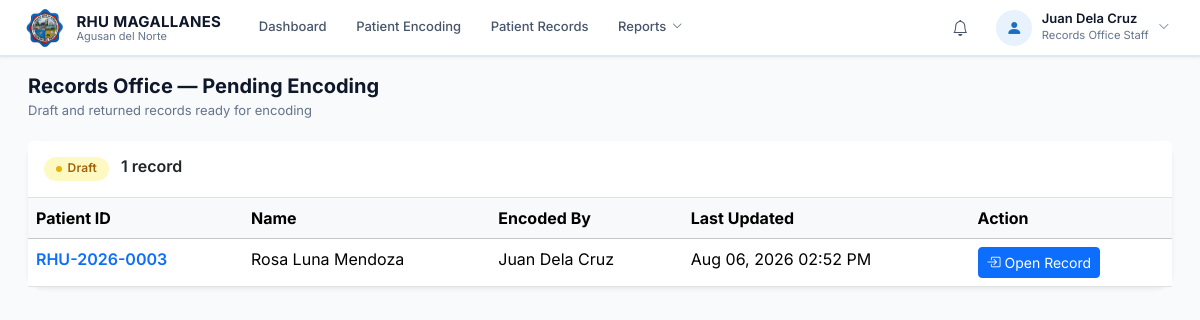
Page /workflow/queue.php (signed in) on the committed database.
### tables this page shows
CREATE TABLE patients (
    id                      INT AUTO_INCREMENT PRIMARY KEY,
    patient_id              VARCHAR(20)  NOT NULL UNIQUE,

     
    family_serial_number    VARCHAR(20)  DEFAULT NULL,
    facility_code           VARCHAR(20)  DEFAULT NULL,

     
    last_name               VARCHAR(100) NOT NULL,
    first_name              VARCHAR(100) NOT NULL,
    middle_name             VARCHAR(100) DEFAULT NULL,
    suffix                  VARCHAR(20)  DEFAULT NULL,
    maiden_name             VARCHAR(100) DEFAULT NULL,
    sex                     ENUM('Female', 'Male') NOT NULL,
    birth_date              DATE         NOT NULL,
    birthplace              VARCHAR(200) DEFAULT NULL,
    blood_type              VARCHAR(10)  DEFAULT NULL,
    mothers_name            VARCHAR(200) DEFAULT NULL,
    residential_address     TEXT         DEFAULT NULL,
    civil_status            ENUM('Single','Married','Widower','Widow','Separated','Annulled','Co-Habitation') DEFAULT NULL,
    contact_number          VARCHAR(20)  DEFAULT NULL,

     
    dswd_nhts               ENUM('Yes','No') DEFAULT NULL,
    facility_household_no   VARCHAR(50)  DEFAULT NULL,
    four_ps_member          ENUM('Yes','No') DEFAULT NULL,
    household_no            VARCHAR(50)  DEFAULT NULL,
    philhealth_member       ENUM('Yes','No') DEFAULT NULL,
    philhealth_status_type  ENUM('Member','Dependent') DEFAULT NULL,
    philhealth_no           VARCHAR(30)  DEFAULT NULL,
    philhealth_category     ENUM('FE-Private','FE-Government') DEFAULT NULL,
    educational_attainment  ENUM('No Formal Education','Elementary','Highschool','High School','Vocational','Post Graduate') DEFAULT NULL,
    employment_status       ENUM('Student','Employed','Unemployed','Unknown','Retired','Others') DEFAULT NULL,
    specific_occupation     VARCHAR(150) DEFAULT NULL,
    employment_type         ENUM('CONTRACTUAL','CASUAL','PERMANENT') DEFAULT NULL,
    spouse_name             VARCHAR(200) DEFAULT NULL,

     
    father_name             VARCHAR(150) DEFAULT NULL,
    mother_name             VARCHAR(150) DEFAULT NULL,
    son_name                VARCHAR(150) DEFAULT NULL,
    daughter_name           VARCHAR(150) DEFAULT NULL,
    other_family_member     VARCHAR(150) DEFAULT NULL,
    other_family_ie         TINYINT(1)   DEFAULT 0,
    pcb_member              ENUM('Yes','No') DEFAULT NULL,

     
    consent_signature_date  DATE         DEFAULT NULL,
    chu_representative      VARCHAR(200) DEFAULT NULL,

     
    status                  ENUM('Draft','Pending Receptionist','Pending Doctor','Pending IT Review','Pending IT Validation','Returned for Correction','Ready for Printing','Printed','Archived','Rejected') NOT NULL DEFAULT 'Draft',
    rejection_reason        TEXT         DEFAULT NULL,

     
    encoded_by              INT          DEFAULT NULL,
    validated_by            INT          DEFAULT NULL,
    date_encoded            DATETIME     NOT NULL DEFAULT CURRENT_TIMESTAMP,
    updated_at              DATETIME     NOT NULL DEFAULT CURRENT_TIMESTAMP ON UPDATE CURRENT_TIMESTAMP,
    is_archived             TINYINT(1)   NOT NULL DEFAULT 0,

    FOREIGN KEY (encoded_by) REFERENCES users(id) ON DELETE SET NULL,
    FOREIGN KEY (validated_by) REFERENCES users(id) ON DELETE SET NULL,
    INDEX idx_patient_id (patient_id),
    INDEX idx_name (last_name, first_name),
    INDEX idx_contact (contact_number),
    INDEX idx_status (status),
    INDEX idx_date_encoded (date_encoded)
);

CREATE TABLE users (
    id            INT AUTO_INCREMENT PRIMARY KEY,
    role_id       INT          NOT NULL,
    username      VARCHAR(50)  NOT NULL UNIQUE,
    password_hash VARCHAR(255) NOT NULL,
    full_name     VARCHAR(150) NOT NULL,
    email         VARCHAR(150) DEFAULT NULL,
    is_active     TINYINT(1)   NOT NULL DEFAULT 1,
    created_at    DATETIME     NOT NULL DEFAULT CURRENT_TIMESTAMP,
    updated_at    DATETIME     NOT NULL DEFAULT CURRENT_TIMESTAMP ON UPDATE CURRENT_TIMESTAMP,
    FOREIGN KEY (role_id) REFERENCES roles(id),
    INDEX idx_role (role_id),
    INDEX idx_username (username)
);

### workflow/queue.php (the view, shortened to what the rows shown need)
<?php
require_once __DIR__ . '/../includes/bootstrap.php';
require_once __DIR__ . '/../core/Workflow.php';
require_once __DIR__ . '/../core/WorkflowStatus.php';
$user = currentUser();
$role = $user['role'];
$isDoctor = $role === ROLE_DOCTOR;
$statuses = $isDoctor ? WorkflowStatus::doctorQueueStatuses() : Workflow::getQueueStatuses($role);
require_once __DIR__ . '/../includes/header.php';
$records = [];
if (!empty($statuses)) {
    $placeholders = implode(',', array_fill(0, count($statuses), '?'));
    $types = str_repeat('s', count($statuses));
    $conn = getDBConnection();
    if ($isDoctor) {
        require_once __DIR__ . '/../core/ReceptionQueue.php';
        ReceptionQueue::ensureSchema($conn);
        $today = ReceptionQueue::today();
        $sql = "SELECT p.id, p.patient_id, p.first_name, p.middle_name, p.last_name, p.suffix,
                       p.sex, p.birth_date, p.residential_address, p.status, p.date_encoded, p.updated_at,
                       u.full_name AS encoded_by,
                       rq.queue_number, rq.created_at AS arrival_at, rq.sent_at,
                       rq.consultation_id AS queue_consultation_id,
                       t.id AS treatment_id, t.consultation_types, t.date_of_consultation
                FROM patients p
                INNER JOIN reception_queue rq
                        ON rq.patient_id = p.id
                       AND rq.queue_date = ?
                       AND rq.desk_status NOT IN ('completed', 'cancelled')
                LEFT JOIN users u ON u.id = p.encoded_by
                LEFT JOIN treatment_records t ON t.id = COALESCE(
                    NULLIF(rq.consultation_id, 0),
                    (SELECT id FROM treatment_records WHERE patient_id = p.id ORDER BY id DESC LIMIT 1)
                )
                WHERE p.is_archived = 0
                  AND p.status IN ({$placeholders})
                ORDER BY
                    p.date_encoded ASC,
                    CASE WHEN rq.queue_number IS NULL OR rq.queue_number = '' THEN 1 ELSE 0 END,
                    rq.queue_number ASC,
                    rq.created_at ASC";
        $stmt = $conn->prepare($sql);
        $bindTypes = 's' . $types;
        $stmt->bind_param($bindTypes, $today, ...$statuses);
    } else {
        $sql = "SELECT p.id, p.patient_id, p.first_name, p.middle_name, p.last_name,
                       p.status, p.date_encoded, p.updated_at, u.full_name AS encoded_by
                FROM patients p
                LEFT JOIN users u ON u.id = p.encoded_by
                WHERE p.is_archived = 0 AND p.status IN ({$placeholders})
                ORDER BY p.updated_at DESC";
        $stmt = $conn->prepare($sql);
        $stmt->bind_param($types, ...$statuses);
    }
    $stmt->execute();
    $records = $stmt->get_result()->fetch_all(MYSQLI_ASSOC);
}
$grouped = [];
foreach ($records as $r) {
    $grouped[$r['status']][] = $r;
}
?>
<?php if ($isDoctor): ?>
<div class="dq-page" id="doctorConsultationQueue">
    <div class="dq-toolbar">
        <div class="dq-toolbar-left">
            <span class="dq-count">
                <strong><?= count($records) ?></strong>
                waiting for doctor (today · FIFO)
            </span>
        </div>
        <a href="<?= BASE_URL ?>/patient-records.php" class="btn btn-outline-secondary btn-sm">
            <i class="bi bi-folder2-open"></i> Patient Records
        </a>
    </div>
    <?php if (empty($records)): ?>
        <div class="dq-empty">
            <i class="bi bi-clipboard2-pulse"></i>
            <h3>Doctor Consultation</h3>
            <p>No patients Waiting for Doctor right now. After IT clicks <strong>Send to Doctor</strong> on Page 7 (EPRESS), the patient appears here.</p>
        </div>
    <?php else: ?>
        <section class="dq-panel">
            <div class="dq-table-wrap">
                <table class="dq-table">
                    <thead>
                        <tr>
                            <th>Queue Number</th>
                            <th>Patient ID</th>
                            <th>Patient Name</th>
                            <th>Age</th>
                            <th>Sex</th>
                            <th>Barangay / Address</th>
                            <th>Date &amp; Time Sent</th>
                            <th>Status</th>
                            <th class="text-end">Action</th>
                        </tr>
                    </thead>
                    <tbody>
                        <?php foreach ($records as $i => $r): ?>
                            <?php
                            $qNum = trim((string) ($r['queue_number'] ?? ''));
                            if ($qNum === '') {
                                $qNum = '—';
                            }
                            ?>
                            <tr>
                                <td data-label="Queue Number">
                                    <span class="dq-qnum"><?= htmlspecialchars($qNum) ?></span>
                                </td>
                                <td data-label="Patient ID">
                                    <span class="dq-pid"><?= htmlspecialchars($r['patient_id'] ?? '—') ?></span>
                                </td>
                                <td class="dq-name" data-label="Patient Name"><?= htmlspecialchars(dqFormatName($r)) ?></td>
                                <td data-label="Age"><?= htmlspecialchars(dqAge($r)) ?></td>
                                <td data-label="Sex"><?= htmlspecialchars($r['sex'] ?? '—') ?></td>
                                <td data-label="Barangay / Address"><?= htmlspecialchars(dqBarangay($r)) ?></td>
                                <td class="dq-time" data-label="Date &amp; Time Sent"><?= htmlspecialchars(dqSentAt($r)) ?></td>
                                <td data-label="Status">
                                    <?= WorkflowStatus::badgeHtml(WorkflowStatus::normalize($r['status'] ?? '')) ?>
                                </td>
                                <td class="text-end" data-label="">
                                    <a href="<?= htmlspecialchars(dqStartUrl($r)) ?>"
                                       class="btn btn-primary btn-sm dq-start">
                                        <i class="bi bi-play-fill"></i> Start Consultation
                                    </a>
                                </td>
                            </tr>
                        <?php endforeach; ?>
                    </tbody>
                </table>
            </div>
        </section>
    <?php endif; ?>
</div>
<?php else: ?>
<div class="workflow-queue-page">
    <?php if (empty($records)): ?>
        <div class="card border-0 shadow-sm" style="border-radius:var(--radius-lg);">
            <div class="card-body">
                <div class="empty-state py-5">
                    <div class="empty-state-icon"><i class="bi bi-inbox"></i></div>
                    <h3 class="empty-state-title">No pending records</h3>
                    <p class="empty-state-text">There are no patient records currently assigned to your office.</p>
                </div>
            </div>
        </div>
    <?php else: ?>
        <?php foreach ($statuses as $status):
            $items = $grouped[$status] ?? [];
            if (empty($items)) continue;
        ?>
        <div class="card border-0 shadow-sm mb-3" style="border-radius:var(--radius-lg);">
            <div class="card-header bg-white border-bottom py-3">
                <h6 class="mb-0 fw-semibold">
                    <span class="badge-status <?= htmlspecialchars(WorkflowStatus::badgeClass($status)) ?> me-2"><?= htmlspecialchars($status) ?></span>
                    <?= count($items) ?> record<?= count($items) !== 1 ? 's' : '' ?>
                </h6>
            </div>
            <div class="card-body p-0">
                <div class="table-responsive">
                    <table class="table table-hover mb-0">
                        <thead class="table-light">
                            <tr>
                                <th>Patient ID</th>
                                <th>Name</th>
                                <th>Encoded By</th>
                                <th>Last Updated</th>
                                <th>Action</th>
                            </tr>
                        </thead>
                        <tbody>
                            <?php foreach ($items as $r):
                                $name = $r['first_name'] . ' ' . ($r['middle_name'] ? $r['middle_name'] . ' ' : '') . $r['last_name'];
                            ?>
                            <tr>
                                <td class="fw-semibold text-primary"><?= htmlspecialchars($r['patient_id']) ?></td>
                                <td><?= htmlspecialchars($name) ?></td>
                                <td><?= htmlspecialchars($r['encoded_by'] ?? '—') ?></td>
                                <td><?= date('M d, Y h:i A', strtotime($r['updated_at'])) ?></td>
                                <td>
                                    <a href="<?= BASE_URL ?>/forms/doh-form.php?id=<?= $r['id'] ?>"
                                       class="btn btn-sm btn-primary">
                                        <i class="bi bi-box-arrow-in-right"></i> Open Record
                                    </a>
                                </td>
                            </tr>
                            <?php endforeach; ?>
                        </tbody>
                    </table>
                </div>
            </div>
        </div>
        <?php endforeach; ?>
    <?php endif; ?>
</div>
<?php endif; ?>
<?php require_once __DIR__ . '/../includes/footer.php'; ?>

### rows in the picture
patients: patient "RHU-2026-0003", name "Rosa Luna Mendoza", encoded_by.full_name "Juan Dela Cruz", updated_at "Aug 06, 2026 02:52 PM"

### other values in the picture
$user['full_name'] "Juan Dela Cruz"
$user['role_name'] "Records Office Staff"
$pageTitle "Records Office — Pending Encoding"
$pageSubtitle "Draft and returned records ready for encoding"
$status "Draft"
count($items) "1"
